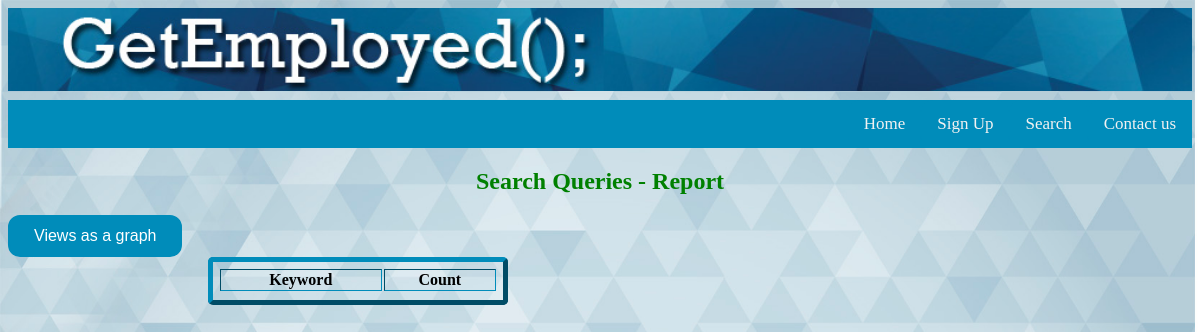
The page /pages/report.php on the database as committed earlier.
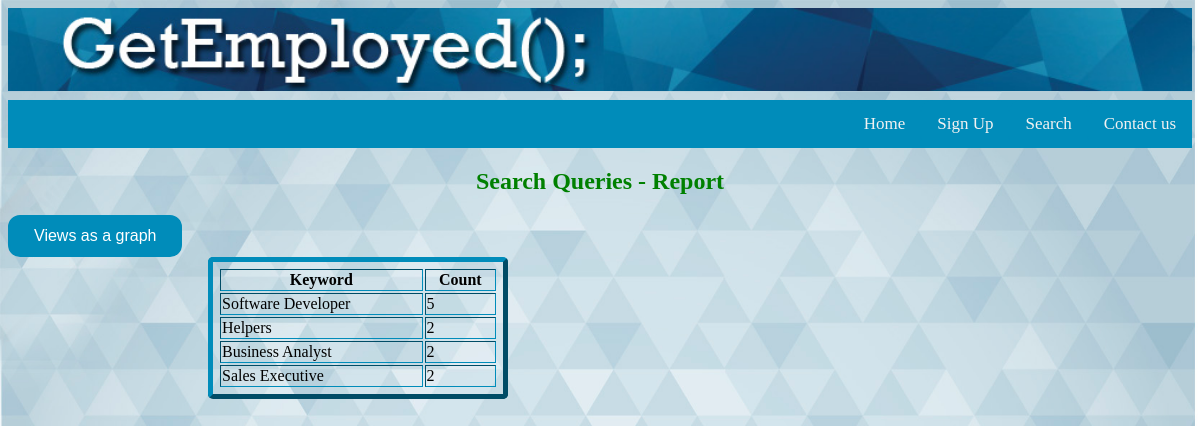
The same page on the database as committed later.
### tables this page shows
CREATE TABLE IF NOT EXISTS `report` (
  `id` int(3) NOT NULL,
  `keyword` varchar(50) NOT NULL,
  `count` int(3) NOT NULL
);

### pages/report.php (the view, shortened to what this page needs)
<!DOCTYPE html>
<html>
<head>
	<?php require_once('connection.php'); ?>
    <link rel="stylesheet" type="text/css" href="../css/style.css">
</head>
<body>
	<img src='../img/sitename.jpg' style='width:100%'>
	<ul class='topnav'>
		<li><a href='contact.php'>Contact us</a></li>
		<li><a href='search.php'>Search</a></li>
		<li><a href='role.php'>Sign Up</a></li>
		<li><a href='../index.php'>Home</a></li>
	</ul>
<?php
	echo "<h2>Search Queries - Report</h2>";
	echo "<button class='button' onclick=\"window.location.href='graph.php'\">Views as a graph</button><br/>";
	$sql = "SELECT keyword, count FROM report ORDER BY count DESC";
	$result = $connection->query($sql);
	$row = $result->fetch_row();
	echo "<table border=1><tr><th>Keyword</th><th>Count</th></tr><tr>";
	while(!($row == NULL)) {
    	foreach($row as $key => $value) {
    		if($key == 0){
    			echo "<td>" . $value . "</td>";
    			continue;
    		}
    		if($key == 1){
    			echo "<td>" . $value . "</td>";
    			continue;
    		}
    	}
    	echo "</tr>";
    	$row = $result->fetch_row();
    }
    echo "</table>";
?>

### css/style.css (style rules this page uses)
body { background-image: url("../img/back.jpg"); border-collapse: collapse; border-spacing: 0; background-repeat: no-repeat; background-size: cover; }
table { float:left; width:300px; margin:0px 0px 0px 200px; padding:5px; border-style: outset; border-width: 5px; border-color: #008CBA; border-radius: 5px; }
.button { background-color: #008CBA; border: 2px solid #008CBA; color: white; padding: 10px 24px; text-align: center; text-decoration: none; display: inline-block; font-size: 16px; border-radius: 12px; }
ul.topnav { list-style-type: none; margin-top: 5px; padding: 0; overflow: hidden; background-color: #008CBA; }
ul.topnav li { float: right; }
ul.topnav li a { display: inline-block; color: #f2f2f2; text-align: center; padding: 14px 16px; text-decoration: none; font-size: 17px; }
li a { display: block; color: #000; padding: 8px 0 8px 16px; text-decoration: none; }
a:link, a:visited { background-color: #008CBA; color: white; padding: 10px 24px; text-align: center; text-decoration: none; display: inline-block; border-radius: 12px; }

### pages/report.php (style rules this page uses)
h2 { color: green; text-align: center; }

Rows that differ between the two databases and show on the page:
added report: keyword "Software Developer", count "5"
added report: keyword "Helpers", count "2"
added report: keyword "Business Analyst", count "2"
added report: keyword "Sales Executive", count "2"
